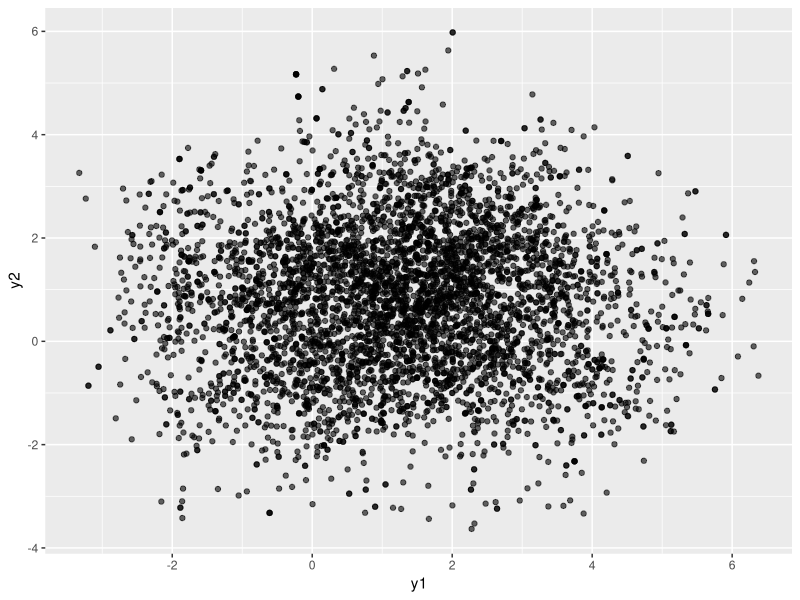
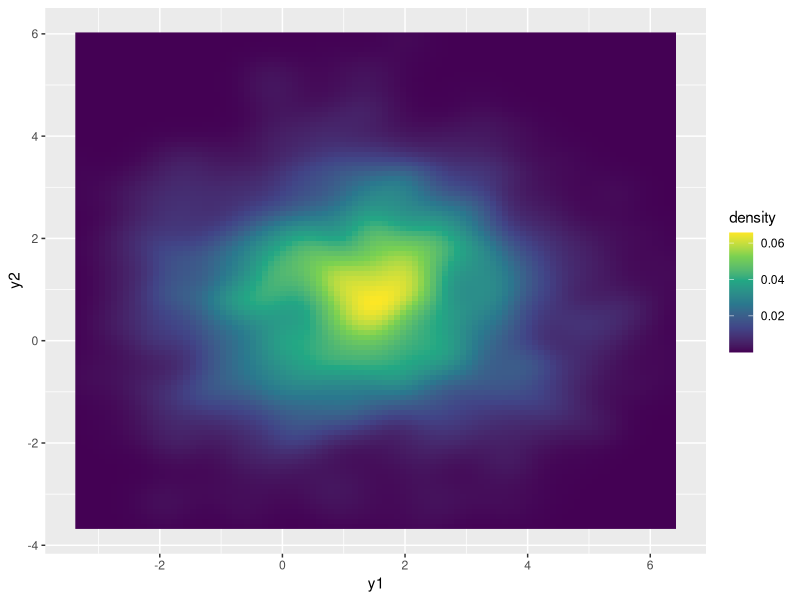
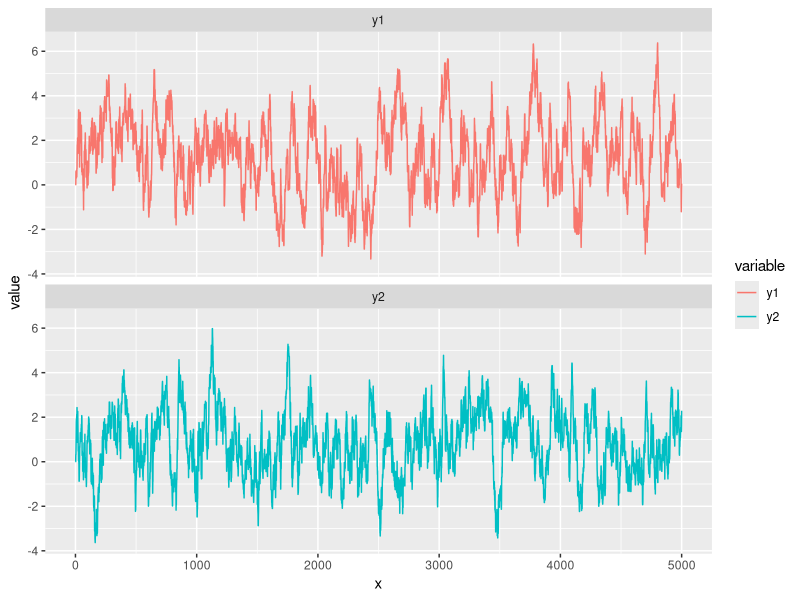

Write the R code that produced these figures, in order.
## ---- chunk 1
#| warning: false
#| echo: true
#| eval: true 
#| fig-align: center
library(ggplot2)
library(mvtnorm)

# Cantidad de muestras a obtener
n <- 5000

# Parámetros de la distribución a muestrear
Mu_objetivo <- c(1.2, 0.8)
Sigma_objetivo <- matrix(c(3, 0.2, 0.2, 2), ncol = 2)

# Matriz de dimensión (n, 2) que va a contener las muestras
muestras <- matrix(NA, nrow = n, ncol = 2)

# El punto inicial es el (0, 0)
muestras[1, ] <- c(0, 0)

# Matriz de varianza de la distribución de propuesta
Sigma_propuesta <- diag(2) * 0.2

for (i in 2:n) {
    # Proponer un nuevo valor
    propuesta <- rmvnorm(1, mean = muestras[i - 1, ], sigma = Sigma_propuesta)
    
    # Evaluar la función de densidad en el valor actual y en el propuesto
    f_propuesta <- dmvnorm(propuesta, Mu_objetivo, Sigma_objetivo)
    f_actual <- dmvnorm(muestras[i - 1, ], Mu_objetivo, Sigma_objetivo)
    
    # Calcular probabilidad de aceptación
    alpha <- min(c(1, f_propuesta / f_actual))
    
    # Determinar aceptación de propuesta
    aceptar <- rbinom(1, 1, alpha)

    # Seleccionar nueva muestras 
    if (aceptar) {
        muestras[i, ] <- propuesta
    } else {
        muestras[i, ] <- muestras[i - 1, ]
    }
}

# Obtener las muestras como data.frame
df <- as.data.frame(muestras)
colnames(df) <- c("y1", "y2")
df$x <- 1:n

# Graficar muestras en el plano
ggplot(df) +
    geom_point(aes(x = y1, y = y2), alpha = 0.6)

# Obtener una visualización de la densidad empírica
ggplot(df, aes(x = y1, y = y2)) + 
    stat_density2d(
        geom = "raster",
        aes(fill = after_stat(density)),
        contour = FALSE
    ) + 
    scale_fill_viridis_c()

# Graficar las trazas de ambas variables
tidyr::pivot_longer(df, c("y1", "y2"), names_to = "variable") |>
    ggplot() + 
        geom_line(aes(x = x, y = value, color = variable)) + 
        facet_wrap(~ variable, ncol = 1)
